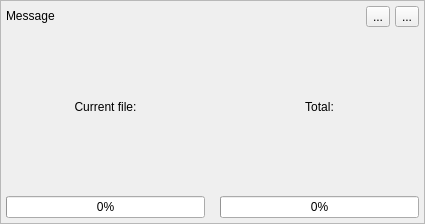
<?xml version="1.0" encoding="UTF-8"?>
<ui version="4.0">
 <class>Action_state_widget</class>
 <widget class="QWidget" name="Action_state_widget">
  <property name="geometry">
   <rect>
    <x>0</x>
    <y>0</y>
    <width>425</width>
    <height>224</height>
   </rect>
  </property>
  <property name="sizePolicy">
   <sizepolicy hsizetype="Ignored" vsizetype="Preferred">
    <horstretch>0</horstretch>
    <verstretch>0</verstretch>
   </sizepolicy>
  </property>
  <property name="windowTitle">
   <string>Form</string>
  </property>
  <layout class="QGridLayout" name="gridLayout">
   <property name="margin">
    <number>0</number>
   </property>
   <item row="0" column="0">
    <widget class="QFrame" name="frame">
     <property name="frameShape">
      <enum>QFrame::StyledPanel</enum>
     </property>
     <property name="frameShadow">
      <enum>QFrame::Raised</enum>
     </property>
     <layout class="QVBoxLayout" name="verticalLayout_3">
      <property name="spacing">
       <number>5</number>
      </property>
      <property name="margin">
       <number>5</number>
      </property>
      <item>
       <layout class="QHBoxLayout" name="horizontalLayout_2">
        <item>
         <widget class="QLabel" name="message">
          <property name="text">
           <string>Message</string>
          </property>
          <property name="textFormat">
           <enum>Qt::RichText</enum>
          </property>
          <property name="wordWrap">
           <bool>true</bool>
          </property>
         </widget>
        </item>
        <item>
         <widget class="QToolButton" name="pause">
          <property name="sizePolicy">
           <sizepolicy hsizetype="Fixed" vsizetype="Fixed">
            <horstretch>0</horstretch>
            <verstretch>0</verstretch>
           </sizepolicy>
          </property>
          <property name="text">
           <string>...</string>
          </property>
          <property name="icon">
           <iconset resource="../resources.qrc">
            <normaloff>:/resources/images/pause.png</normaloff>:/resources/images/pause.png</iconset>
          </property>
         </widget>
        </item>
        <item>
         <widget class="QToolButton" name="cancel">
          <property name="sizePolicy">
           <sizepolicy hsizetype="Fixed" vsizetype="Fixed">
            <horstretch>0</horstretch>
            <verstretch>0</verstretch>
           </sizepolicy>
          </property>
          <property name="text">
           <string>...</string>
          </property>
          <property name="icon">
           <iconset resource="../resources.qrc">
            <normaloff>:/resources/images/stop.png</normaloff>:/resources/images/stop.png</iconset>
          </property>
         </widget>
        </item>
       </layout>
      </item>
      <item>
       <layout class="QHBoxLayout" name="horizontalLayout">
        <property name="spacing">
         <number>15</number>
        </property>
        <item>
         <layout class="QVBoxLayout" name="verticalLayout">
          <item>
           <widget class="QLabel" name="current_text">
            <property name="sizePolicy">
             <sizepolicy hsizetype="Ignored" vsizetype="Preferred">
              <horstretch>0</horstretch>
              <verstretch>0</verstretch>
             </sizepolicy>
            </property>
            <property name="text">
             <string>Current file:</string>
            </property>
            <property name="alignment">
             <set>Qt::AlignCenter</set>
            </property>
           </widget>
          </item>
          <item>
           <widget class="QProgressBar" name="current_progress">
            <property name="sizePolicy">
             <sizepolicy hsizetype="Ignored" vsizetype="Fixed">
              <horstretch>0</horstretch>
              <verstretch>0</verstretch>
             </sizepolicy>
            </property>
            <property name="value">
             <number>0</number>
            </property>
           </widget>
          </item>
         </layout>
        </item>
        <item>
         <layout class="QVBoxLayout" name="verticalLayout_2">
          <item>
           <widget class="QLabel" name="total_text">
            <property name="sizePolicy">
             <sizepolicy hsizetype="Ignored" vsizetype="Preferred">
              <horstretch>0</horstretch>
              <verstretch>0</verstretch>
             </sizepolicy>
            </property>
            <property name="text">
             <string>Total:</string>
            </property>
            <property name="alignment">
             <set>Qt::AlignCenter</set>
            </property>
           </widget>
          </item>
          <item>
           <widget class="QProgressBar" name="total_progress">
            <property name="sizePolicy">
             <sizepolicy hsizetype="Ignored" vsizetype="Fixed">
              <horstretch>0</horstretch>
              <verstretch>0</verstretch>
             </sizepolicy>
            </property>
            <property name="value">
             <number>0</number>
            </property>
           </widget>
          </item>
         </layout>
        </item>
       </layout>
      </item>
     </layout>
    </widget>
   </item>
  </layout>
 </widget>
 <resources>
  <include location="../resources.qrc"/>
 </resources>
 <connections/>
</ui>
